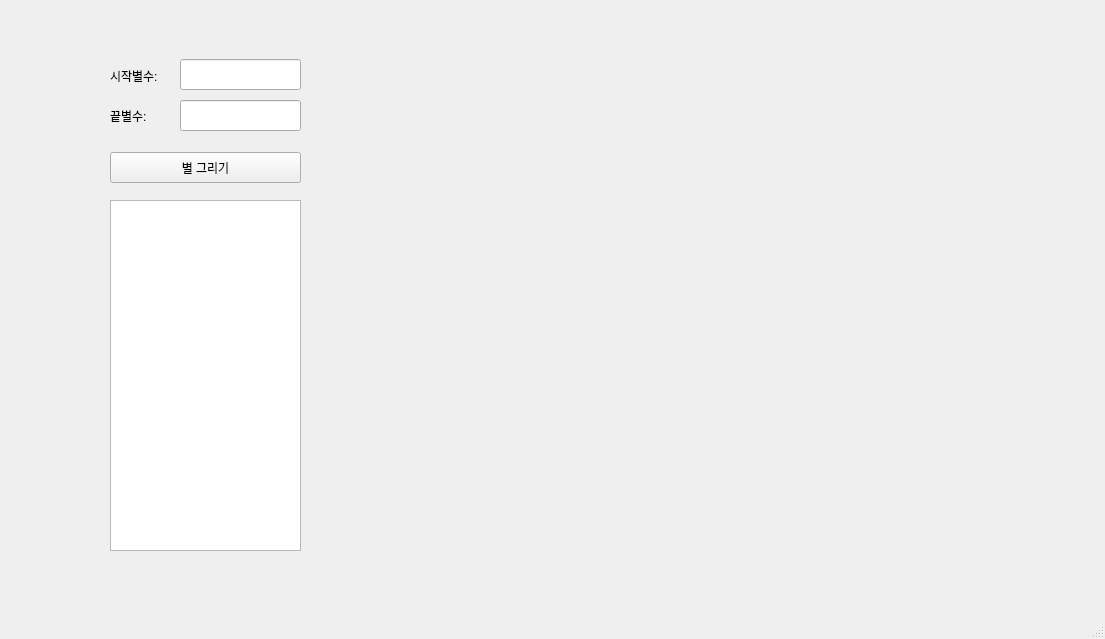
<?xml version="1.0" encoding="UTF-8"?>
<ui version="4.0">
 <class>MainWindow</class>
 <widget class="QMainWindow" name="MainWindow">
  <property name="geometry">
   <rect>
    <x>0</x>
    <y>0</y>
    <width>1105</width>
    <height>639</height>
   </rect>
  </property>
  <property name="windowTitle">
   <string>MainWindow</string>
  </property>
  <widget class="QWidget" name="centralwidget">
   <widget class="QLabel" name="lbl_first">
    <property name="geometry">
     <rect>
      <x>110</x>
      <y>70</y>
      <width>56</width>
      <height>12</height>
     </rect>
    </property>
    <property name="text">
     <string>시작별수:</string>
    </property>
   </widget>
   <widget class="QLineEdit" name="le_first">
    <property name="geometry">
     <rect>
      <x>180</x>
      <y>59</y>
      <width>121</width>
      <height>31</height>
     </rect>
    </property>
   </widget>
   <widget class="QLabel" name="lbl_last">
    <property name="geometry">
     <rect>
      <x>110</x>
      <y>110</y>
      <width>56</width>
      <height>12</height>
     </rect>
    </property>
    <property name="text">
     <string>끝별수:</string>
    </property>
   </widget>
   <widget class="QLineEdit" name="le_last">
    <property name="geometry">
     <rect>
      <x>180</x>
      <y>100</y>
      <width>121</width>
      <height>31</height>
     </rect>
    </property>
   </widget>
   <widget class="QPushButton" name="pb">
    <property name="geometry">
     <rect>
      <x>110</x>
      <y>152</y>
      <width>191</width>
      <height>31</height>
     </rect>
    </property>
    <property name="text">
     <string>별 그리기</string>
    </property>
   </widget>
   <widget class="QTextEdit" name="te">
    <property name="geometry">
     <rect>
      <x>110</x>
      <y>200</y>
      <width>191</width>
      <height>351</height>
     </rect>
    </property>
   </widget>
  </widget>
  <widget class="QMenuBar" name="menubar">
   <property name="geometry">
    <rect>
     <x>0</x>
     <y>0</y>
     <width>1105</width>
     <height>21</height>
    </rect>
   </property>
  </widget>
  <widget class="QStatusBar" name="statusbar"/>
 </widget>
 <resources/>
 <connections/>
</ui>
